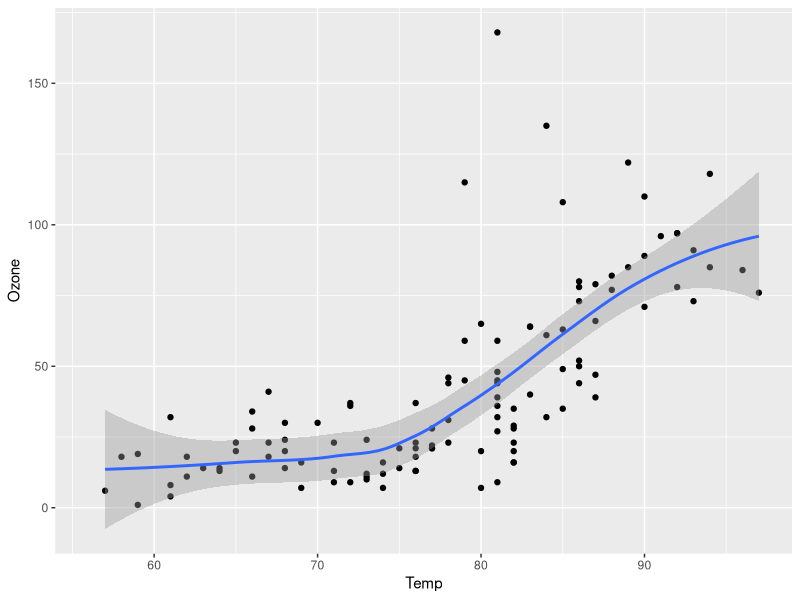

This chart was generated by the following R code:
## ---- chunk 1

# Code R

## ---- chunk 2

# Charger la bibliothèque ggplot2
library(ggplot2)

# Créer un graphique
ggplot(airquality, aes(Temp, Ozone)) +
  geom_point() +
  geom_smooth(method = "loess")

